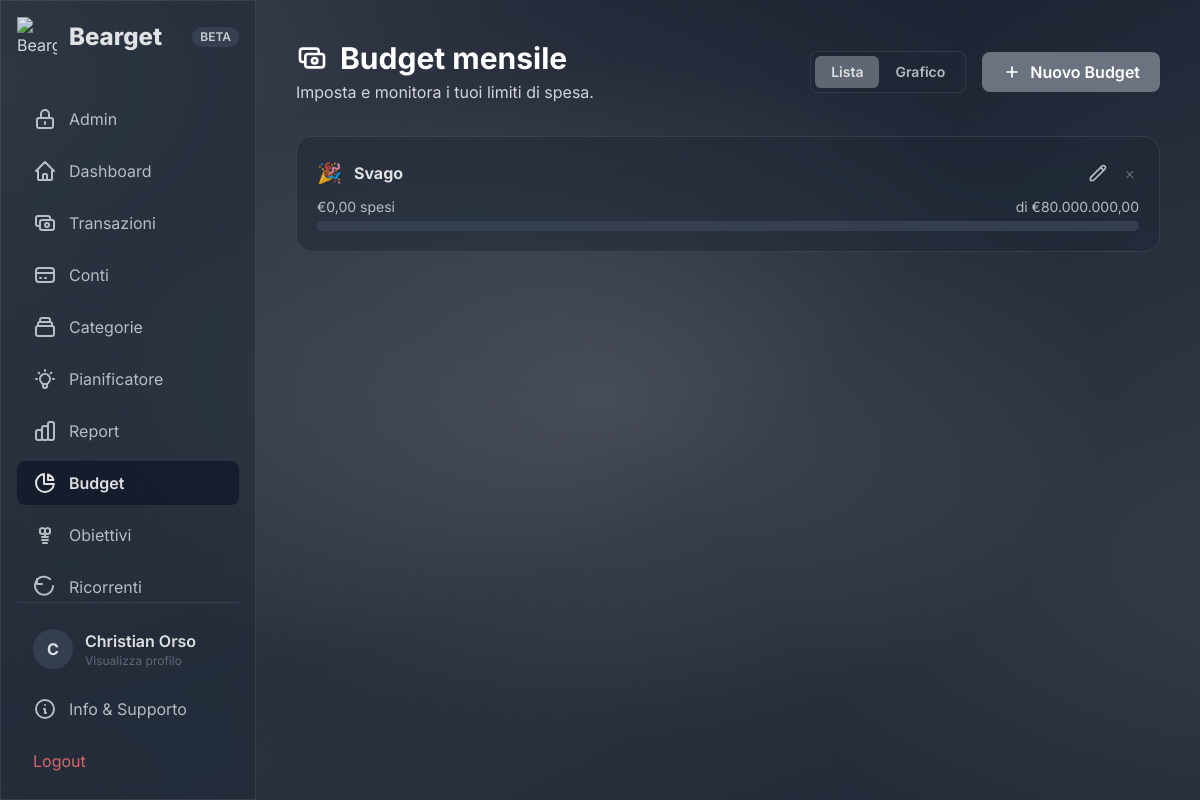
/budgets.php (signed in), run on the app's committed database.
### tables this page shows
CREATE TABLE `changelog_updates` (
  `id` int(11) NOT NULL,
  `version` varchar(20) NOT NULL,
  `title` varchar(255) NOT NULL,
  `description` text DEFAULT NULL,
  `image_url` varchar(255) DEFAULT NULL,
  `content` text NOT NULL,
  `is_published` tinyint(1) NOT NULL DEFAULT 0,
  `email_sent` tinyint(1) NOT NULL DEFAULT 0,
  `created_at` timestamp NOT NULL DEFAULT current_timestamp()
);

CREATE TABLE `users` (
  `id` int(11) NOT NULL,
  `username` varchar(50) NOT NULL,
  `email` varchar(100) NOT NULL,
  `profile_picture_path` varchar(255) DEFAULT NULL,
  `password` varchar(255) NOT NULL,
  `verification_token` varchar(255) DEFAULT NULL,
  `is_verified` tinyint(1) NOT NULL DEFAULT 0,
  `created_at` timestamp NOT NULL DEFAULT current_timestamp(),
  `theme` varchar(25) NOT NULL DEFAULT 'dark-indigo',
  `subscription_status` varchar(20) NOT NULL DEFAULT 'free',
  `account_status` varchar(20) NOT NULL DEFAULT 'active',
  `suspended_until` datetime DEFAULT NULL,
  `last_login_at` datetime DEFAULT NULL,
  `stripe_customer_id` varchar(255) DEFAULT NULL,
  `stripe_subscription_id` varchar(255) DEFAULT NULL,
  `subscription_end_date` timestamp NULL DEFAULT NULL,
  `subscription_start_date` timestamp NULL DEFAULT NULL,
  `friend_code` varchar(8) DEFAULT NULL,
  `desktop_nav_enabled` tinyint(1) DEFAULT 0
);

CREATE TABLE `budgets` (
  `id` int(11) NOT NULL,
  `user_id` int(11) NOT NULL,
  `category_id` int(11) NOT NULL,
  `amount` decimal(10,2) NOT NULL,
  `start_date` date DEFAULT NULL,
  `created_at` timestamp NOT NULL DEFAULT current_timestamp()
);

CREATE TABLE `categories` (
  `id` int(11) NOT NULL,
  `user_id` int(11) NOT NULL,
  `name` varchar(100) NOT NULL,
  `type` varchar(10) NOT NULL DEFAULT 'expense',
  `icon` varchar(10) DEFAULT NULL,
  `category_order` int(11) NOT NULL DEFAULT 0
);

### budgets.php (the view, shortened to what the rows shown need)
<?php
require_once 'db_connect.php';
require_once 'functions.php';
$user_id = $_SESSION["id"];
$budgets = get_user_budgets($conn, $user_id);
$view = $_GET['view'] ?? 'list';
?>
<!DOCTYPE html>
<html lang="it">
<head>
    <script src="https://cdn.tailwindcss.com"></script>
    <link rel="stylesheet" href="theme.php">
</head>
<body class="text-gray-200">
    <div class="flex h-screen">
        <?php include 'sidebar.php'; ?>
        <main class="flex-1 p-6 lg:p-10 overflow-y-auto">
            <header class="flex flex-wrap justify-between items-center gap-4 mb-8">
                <div class="flex items-center gap-4">
                    <div>
                        <h1 class="text-3xl font-bold text-white flex items-center gap-3">
                            <svg class="w-8 h-8" fill="none" stroke="currentColor" viewBox="0 0 24 24"><path stroke-linecap="round" stroke-linejoin="round" stroke-width="2" d="M17 9V7a2 2 0 00-2-2H5a2 2 0 00-2 2v6a2 2 0 002 2h2m2 4h10a2 2 0 002-2v-6a2 2 0 00-2-2H9a2 2 0 00-2 2v6a2 2 0 002 2zm7-5a2 2 0 11-4 0 2 2 0 014 0z"></path></svg>
                            Budget mensile
                        </h1>
                    </div>
                </div>
            </header>
            <div id="list-view" class="space-y-4 <?php echo $view !== 'list' ? 'hidden' : ''; ?>">
                <?php if (empty($budgets)): ?>
                    <div id="empty-state-budgets" class="bg-gray-800 rounded-2xl p-10 text-center flex flex-col items-center">
                        <svg class="w-16 h-16 text-gray-600 mb-4" fill="none" stroke="currentColor" viewBox="0 0 24 24"><path stroke-linecap="round" stroke-linejoin="round" stroke-width="2" d="M9 19v-6a2 2 0 00-2-2H5a2 2 0 00-2 2v6a2 2 0 002 2h2a2 2 0 002-2zm0 0V9a2 2 0 012-2h2a2 2 0 012 2v10m-6 0a2 2 0 002 2h2a2 2 0 002-2m0 0V5a2 2 0 012-2h2a2 2 0 012 2v14a2 2 0 01-2 2h-2a2 2 0 01-2-2z"></path></svg>
                        <h3 class="text-lg font-semibold text-white">Nessun budget impostato</h3>
                        <p class="text-gray-400 max-w-sm mx-auto mt-1">Inizia a monitorare le tue spese per una categoria specifica per avere un maggiore controllo.</p>
                        <button onclick="openModal('add-budget-modal')" class="mt-6 bg-primary-600 hover:bg-primary-700 text-white font-semibold py-2 px-5 rounded-lg flex items-center transition-colors">
                            <svg class="w-5 h-5 mr-2" fill="none" stroke="currentColor" viewBox="0 0 24 24"><path stroke-linecap="round" stroke-linejoin="round" stroke-width="2" d="M12 6v6m0 0v6m0-6h6m-6 0H6"></path></svg>
                            Crea il tuo primo budget
                        </button>
                    </div>
                <?php else: ?>
                    <?php foreach ($budgets as $budget):
                        $spent_amount = $budget['spent'];
                        $budget_amount = $budget['amount'];
                        $is_over_budget = $spent_amount > $budget_amount;
                    ?>
                    <div class="bg-gray-800 rounded-2xl p-5 transition-transform duration-200 hover:-translate-y-1" data-budget-id="<?php echo $budget['id']; ?>">
                        <div class="flex justify-between items-center mb-2">
                            <div class="flex items-center">
                                <span class="text-xl mr-3"><?php echo htmlspecialchars($budget['icon'] ?? '💸'); ?></span>
                                <span class="font-bold text-white category-name"><?php echo htmlspecialchars($budget['category_name']); ?></span>
                            </div>
                            <div class="flex items-center space-x-2">
                                <button onclick='openEditBudgetModal(<?php echo json_encode($budget); ?>)' title="Modifica Budget" class="p-1 text-gray-400 hover:text-blue-400">
                                    <svg class="w-5 h-5" fill="none" stroke="currentColor" viewBox="0 0 24 24"><path stroke-linecap="round" stroke-linejoin="round" stroke-width="2" d="M15.232 5.232l3.536 3.536m-2.036-5.036a2.5 2.5 0 113.536 3.536L6.5 21.036H3v-3.536L16.732 3.732z"></path></svg>
                                </button>
                                <form action="delete_budget.php" method="POST" class="delete-form">
                                    <button type="submit" title="Elimina Budget" class="p-1 text-gray-500 hover:text-red-400">&times;</button>
                                </form>
                            </div>
                        </div>
                        <div class="flex justify-between text-sm text-gray-400 mb-1">
                            <span class="spent-text <?php echo $is_over_budget ? 'text-danger font-bold' : ''; ?>">€<?php echo number_format($spent_amount, 2, ',', '.'); ?> spesi</span>
                            <span class="target-amount">di €<?php echo number_format($budget_amount, 2, ',', '.'); ?></span>
                        </div>
                        <div class="w-full bg-gray-700 rounded-full h-2.5">
                        </div>
                    </div>
                    <?php endforeach; ?>
                <?php endif; ?>
            </div>
        </main>
    </div>
</body>
</html>

### sidebar.php (shortened to what the rows shown need)
<?php
if (isset($_SESSION['id'])) {
    $user_sidebar_data = get_user_by_id($conn, $_SESSION['id']);
    $is_pro_user_sidebar = ($user_sidebar_data['subscription_status'] === 'active' || $user_sidebar_data['subscription_status'] === 'lifetime');
    function get_latest_changelog_version($conn) {
        $sql = "SELECT version FROM changelog_updates WHERE is_published = 1 ORDER BY created_at DESC LIMIT 1";
        $result = $conn->query($sql);
        if ($result && $result->num_rows > 0) {
            return $result->fetch_assoc()['version'];
        }
        return null;
    }
    $latest_version = get_latest_changelog_version($conn);
} else {
    $is_pro_user_sidebar = false;
    $latest_version = null;
}
?>
<aside id="sidebar" class="fixed inset-y-0 left-0 w-64 bg-gray-800 p-4 flex flex-col transform -translate-x-full lg:relative lg:translate-x-0 transition-transform duration-300 ease-in-out z-40">
    <div class="flex-shrink-0">
        <div class="flex justify-between items-center mb-10">
            <div class="flex items-center">
                <?php if (isset($is_pro_user_sidebar) && $is_pro_user_sidebar): ?>
                    <img src="assets/images/logo_pro.png" alt="Bearget Pro Logo" class="w-10 h-10">
                <?php else: ?>
                    <img src="assets/images/white-logo_free.png" alt="Bearget Free Logo" class="w-10 h-10">
                <?php endif; ?>
                <span class="ml-3 text-2xl font-extrabold text-white">Bearget</span>
            </div>
            <?php if ($latest_version): ?>
                <a href="changelog.php" class="inline-block px-2 py-0.5 bg-gray-700 text-gray-300 text-xs font-semibold rounded-full hover:bg-gray-600 transition-colors">
                    <?php echo htmlspecialchars($latest_version); ?>
                </a>
            <?php endif; ?>
        </div>
    </div>
    <div class="border-t border-gray-700 pt-4 flex-shrink-0">
        <a href="settings.php" class="flex items-center px-4 py-2.5 rounded-lg transition-colors text-gray-400 hover:bg-gray-700 hover:text-white">
            <?php
            $avatar_path = $user_sidebar_data['profile_picture_path'] ?? '';
            if (!empty($avatar_path) && file_exists($avatar_path)):
            ?>
                <img src="<?php echo htmlspecialchars($avatar_path); ?>" alt="User Avatar" class="w-10 h-10 rounded-full object-cover mr-3">
            <?php else: ?>
                <div class="w-10 h-10 rounded-full bg-gray-700 mr-3 flex items-center justify-center">
                    <span class="text-white font-bold"><?php echo strtoupper(substr($user_sidebar_data['username'], 0, 1)); ?></span>
                </div>
            <?php endif; ?>
            <div>
                <span class="font-semibold text-white"><?php echo htmlspecialchars($user_sidebar_data['username']); ?></span>
                <p class="text-xs text-gray-500">Visualizza profilo</p>
            </div>
        </a>
    </div>
</aside>

### data on the page
changelog_updates: version "BETA"
users: username "C", username "Christian Orso"
budgets: category.icon "🎉", category.name "Svago", spent_amount "0,00", amount "80.000.000,00"
